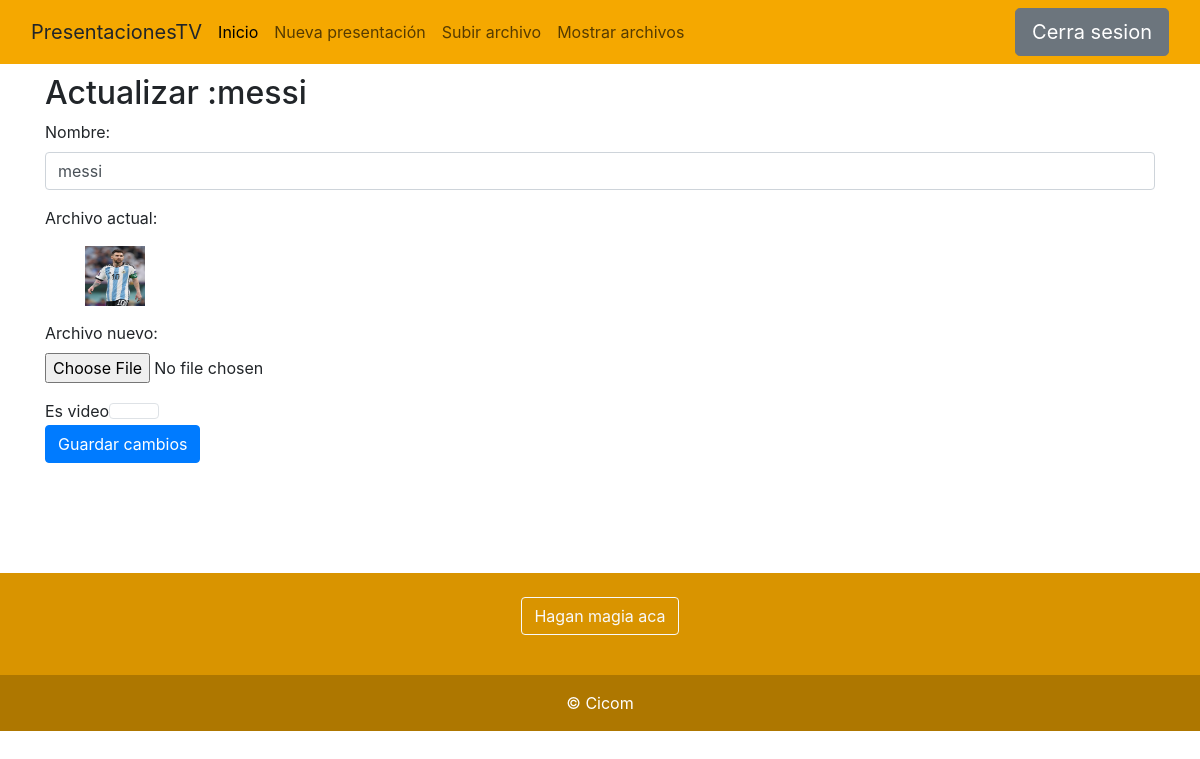
The app's page /editar-archivo/24 (signed in) with its own data.
### ImagenesApp/models.py (models this page shows, shortened)
class Archivo(models.Model):
    nombre = models.CharField(max_length=255)
    archivo = models.FileField(upload_to='archivos/')  # Ajusta la carpeta según tus necesidades
    es_video = models.BooleanField(default=False)

### ImagenesApp/views.py (the view)
# urls.py: path('editar-archivo/<int:pk>', views.EditarArchivo.as_view(), name='editar_archivo'),
@method_decorator(login_required, name='dispatch')
class EditarArchivo(UpdateView):
    model = Archivo
    form_class = EditarArchivos
    template_name = 'ImagenesApp/editar_archivo.html'
    print('aaaaa')
    success_url = reverse_lazy('imagenes:archivo-list')

### ImagenesApp/forms.py
class EditarArchivos(forms.ModelForm):
    class Meta:
        model = Archivo
        fields = ('nombre', 'archivo', 'es_video')
        widgets = {
            'nombre': forms.TextInput(attrs={'class': 'form-control'}),
            'archivo': forms.FileInput(attrs={'class': 'form-control-file'}),
            'es_video': forms.CheckboxInput(attrs={'class': 'form-check-input pl-5'}),
        }

### ImagenesApp/templates/ImagenesApp/editar_archivo.html (shortened to what this page needs)
{%extends 'base.html'%}
{% block content %}
<div class="container" style="margin-bottom:110px;">
<h2 style="margin-top:10px;">Actualizar :{{ object.nombre }}</h2>
<form method="post" enctype="multipart/form-data" class="form-group">
    <div class="form-group">
     <label for="{{ form.nombre.id_for_label }}" >Nombre:</label>
      {{ form.nombre }}
    </div>
    <div class="form-group">
      <p> Archivo actual: </p>
      <img src="{{ archivo.archivo.url }}" style="width: 60px; height: 60px; margin-left:40px; margin-bottom:15px;"/><br>
      <label for="{{ form.archivo.id_for_label }}" >Archivo nuevo:</label>
      {{ form.archivo }}
    </div>
    <div class="form-check form-check-inline" >
    <label class="form-check-label" for="{{ form.es_video.id_for_label }}" >Es video</label>
    {{ form.es_video }}
    </div>
    <br>
    <button type="submit" class="btn btn-primary">Guardar cambios</button>
  </form>
</div>
{%endblock%}

### records on screen
Archivo: nombre "messi", archivo (picture)
